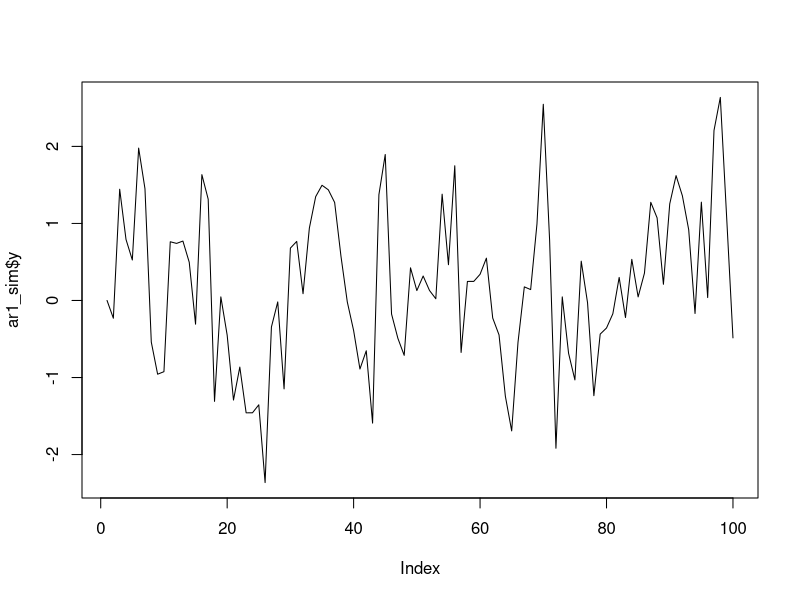

This chart was generated by the following R code: (Note: this script raises an error after producing the figure.)

# pacotes utilzados
library(tidyverse)

# simular dados de um modelo de regressão linear múltipla
# com 3 variáveis explicativas
set.seed(123)
n <- 100
x1 <- rnorm(n)
x2 <- rnorm(n)
x3 <- rnorm(n)
y <- 1 + 2 * x1 + 3 * x2 + 4 * x3 + rnorm(n)
dados_sim <- tibble(y, x1, x2, x3)

# simular um processo AR(1)
set.seed(123)
n <- 100
phi <- 0.5
e <- rnorm(n)
y <- rep(0, n)
for (i in 2:n) {
  y[i] <- phi * y[i - 1] + e[i]
}
ar1_sim <- tibble(y)
plot(ar1_sim$y, type = "l")

# simular um processo ARMA(1,1)
set.seed(123)
n <- 100
phi <- 0.5
theta <- 0.5
e <- rnorm(n)
y <- rep(0, n)
for (i in 2:n) {
  y[i] <- phi * y[i - 1] + e[i] + theta * x[i - 1]
}
arma11_sim <- tibble(y)
plot(arma11_sim$y, type = "l")
